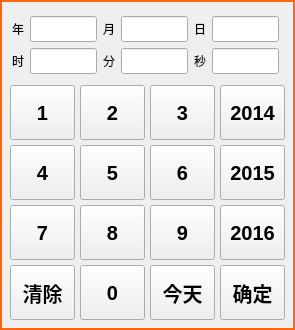
<?xml version="1.0" encoding="UTF-8"?>
<ui version="4.0">
 <class>lds_calendarwidget</class>
 <widget class="QDialog" name="lds_calendarwidget">
  <property name="geometry">
   <rect>
    <x>0</x>
    <y>0</y>
    <width>295</width>
    <height>330</height>
   </rect>
  </property>
  <property name="windowTitle">
   <string>Dialog</string>
  </property>
  <property name="styleSheet">
   <string notr="true">QDialog#lds_calendarwidget{
border:2px solid #ff650b;
}</string>
  </property>
  <widget class="QFrame" name="frame_2">
   <property name="geometry">
    <rect>
     <x>10</x>
     <y>10</y>
     <width>275</width>
     <height>70</height>
    </rect>
   </property>
   <property name="styleSheet">
    <string notr="true">QFrame#frame_2{
background-color: qlineargradient(spread:pad, x1:0, y1:0, x2:0, y2:1, 
stop:0 #fd8238, 
stop:0.5 #fd8238, 
stop:0.51 #ff650a
stop:1 #ff650a
);
}</string>
   </property>
   <layout class="QGridLayout" name="gridLayout">
    <property name="leftMargin">
     <number>2</number>
    </property>
    <property name="topMargin">
     <number>6</number>
    </property>
    <property name="rightMargin">
     <number>6</number>
    </property>
    <property name="bottomMargin">
     <number>6</number>
    </property>
    <item row="1" column="0">
     <widget class="QLabel" name="label_hour">
      <property name="text">
       <string>时</string>
      </property>
     </widget>
    </item>
    <item row="1" column="4">
     <widget class="QLabel" name="label_second">
      <property name="text">
       <string>秒</string>
      </property>
     </widget>
    </item>
    <item row="0" column="2">
     <widget class="QLabel" name="label_month">
      <property name="text">
       <string>月</string>
      </property>
     </widget>
    </item>
    <item row="1" column="2">
     <widget class="QLabel" name="label_minute">
      <property name="text">
       <string>分</string>
      </property>
     </widget>
    </item>
    <item row="0" column="0">
     <widget class="QLabel" name="label_year">
      <property name="text">
       <string>年</string>
      </property>
     </widget>
    </item>
    <item row="0" column="4">
     <widget class="QLabel" name="label_day">
      <property name="text">
       <string>日</string>
      </property>
     </widget>
    </item>
    <item row="0" column="1">
     <widget class="lds_lineedit" name="lineEdit_year">
      <property name="sizePolicy">
       <sizepolicy hsizetype="Expanding" vsizetype="Expanding">
        <horstretch>0</horstretch>
        <verstretch>0</verstretch>
       </sizepolicy>
      </property>
     </widget>
    </item>
    <item row="0" column="3">
     <widget class="lds_lineedit" name="lineEdit_month">
      <property name="sizePolicy">
       <sizepolicy hsizetype="Expanding" vsizetype="Expanding">
        <horstretch>0</horstretch>
        <verstretch>0</verstretch>
       </sizepolicy>
      </property>
     </widget>
    </item>
    <item row="0" column="5">
     <widget class="lds_lineedit" name="lineEdit_day">
      <property name="sizePolicy">
       <sizepolicy hsizetype="Expanding" vsizetype="Expanding">
        <horstretch>0</horstretch>
        <verstretch>0</verstretch>
       </sizepolicy>
      </property>
     </widget>
    </item>
    <item row="1" column="5">
     <widget class="lds_lineedit" name="lineEdit_second">
      <property name="sizePolicy">
       <sizepolicy hsizetype="Expanding" vsizetype="Expanding">
        <horstretch>0</horstretch>
        <verstretch>0</verstretch>
       </sizepolicy>
      </property>
     </widget>
    </item>
    <item row="1" column="3">
     <widget class="lds_lineedit" name="lineEdit_minute">
      <property name="sizePolicy">
       <sizepolicy hsizetype="Expanding" vsizetype="Expanding">
        <horstretch>0</horstretch>
        <verstretch>0</verstretch>
       </sizepolicy>
      </property>
     </widget>
    </item>
    <item row="1" column="1">
     <widget class="lds_lineedit" name="lineEdit_hour">
      <property name="sizePolicy">
       <sizepolicy hsizetype="Expanding" vsizetype="Expanding">
        <horstretch>0</horstretch>
        <verstretch>0</verstretch>
       </sizepolicy>
      </property>
     </widget>
    </item>
   </layout>
  </widget>
  <widget class="QFrame" name="frame">
   <property name="geometry">
    <rect>
     <x>0</x>
     <y>85</y>
     <width>300</width>
     <height>251</height>
    </rect>
   </property>
   <property name="frameShape">
    <enum>QFrame::NoFrame</enum>
   </property>
   <property name="frameShadow">
    <enum>QFrame::Raised</enum>
   </property>
   <widget class="QPushButton" name="pushButton_today">
    <property name="geometry">
     <rect>
      <x>150</x>
      <y>180</y>
      <width>65</width>
      <height>55</height>
     </rect>
    </property>
    <property name="font">
     <font>
      <pointsize>15</pointsize>
      <weight>75</weight>
      <bold>true</bold>
     </font>
    </property>
    <property name="focusPolicy">
     <enum>Qt::NoFocus</enum>
    </property>
    <property name="styleSheet">
     <string notr="true"/>
    </property>
    <property name="text">
     <string>今天</string>
    </property>
    <property name="outer_stylesheet" stdset="0">
     <string>pushbutton_key</string>
    </property>
   </widget>
   <widget class="QPushButton" name="pushButton_num2">
    <property name="geometry">
     <rect>
      <x>80</x>
      <y>0</y>
      <width>65</width>
      <height>55</height>
     </rect>
    </property>
    <property name="font">
     <font>
      <pointsize>15</pointsize>
      <weight>75</weight>
      <bold>true</bold>
     </font>
    </property>
    <property name="focusPolicy">
     <enum>Qt::NoFocus</enum>
    </property>
    <property name="styleSheet">
     <string notr="true"/>
    </property>
    <property name="text">
     <string>2</string>
    </property>
    <property name="outer_stylesheet" stdset="0">
     <string>pushbutton_key</string>
    </property>
   </widget>
   <widget class="QPushButton" name="pushButton_num3">
    <property name="geometry">
     <rect>
      <x>150</x>
      <y>0</y>
      <width>65</width>
      <height>55</height>
     </rect>
    </property>
    <property name="font">
     <font>
      <pointsize>15</pointsize>
      <weight>75</weight>
      <bold>true</bold>
     </font>
    </property>
    <property name="focusPolicy">
     <enum>Qt::NoFocus</enum>
    </property>
    <property name="styleSheet">
     <string notr="true"/>
    </property>
    <property name="text">
     <string>3</string>
    </property>
    <property name="outer_stylesheet" stdset="0">
     <string>pushbutton_key</string>
    </property>
   </widget>
   <widget class="QPushButton" name="pushButton_clear">
    <property name="geometry">
     <rect>
      <x>10</x>
      <y>180</y>
      <width>65</width>
      <height>55</height>
     </rect>
    </property>
    <property name="font">
     <font>
      <pointsize>15</pointsize>
      <weight>75</weight>
      <bold>true</bold>
     </font>
    </property>
    <property name="focusPolicy">
     <enum>Qt::NoFocus</enum>
    </property>
    <property name="styleSheet">
     <string notr="true"/>
    </property>
    <property name="text">
     <string>清除</string>
    </property>
    <property name="outer_stylesheet" stdset="0">
     <string>pushbutton_key</string>
    </property>
   </widget>
   <widget class="QPushButton" name="pushButton_num0">
    <property name="geometry">
     <rect>
      <x>80</x>
      <y>180</y>
      <width>65</width>
      <height>55</height>
     </rect>
    </property>
    <property name="font">
     <font>
      <pointsize>15</pointsize>
      <weight>75</weight>
      <bold>true</bold>
     </font>
    </property>
    <property name="focusPolicy">
     <enum>Qt::NoFocus</enum>
    </property>
    <property name="styleSheet">
     <string notr="true"/>
    </property>
    <property name="text">
     <string>0</string>
    </property>
    <property name="outer_stylesheet" stdset="0">
     <string>pushbutton_key</string>
    </property>
   </widget>
   <widget class="QPushButton" name="pushButton_curyear_1">
    <property name="geometry">
     <rect>
      <x>220</x>
      <y>60</y>
      <width>65</width>
      <height>55</height>
     </rect>
    </property>
    <property name="font">
     <font>
      <pointsize>15</pointsize>
      <weight>75</weight>
      <bold>true</bold>
     </font>
    </property>
    <property name="focusPolicy">
     <enum>Qt::NoFocus</enum>
    </property>
    <property name="styleSheet">
     <string notr="true"/>
    </property>
    <property name="text">
     <string>2015</string>
    </property>
    <property name="outer_stylesheet" stdset="0">
     <string>pushbutton_key</string>
    </property>
   </widget>
   <widget class="QPushButton" name="pushButton_num1">
    <property name="geometry">
     <rect>
      <x>10</x>
      <y>0</y>
      <width>65</width>
      <height>55</height>
     </rect>
    </property>
    <property name="font">
     <font>
      <pointsize>15</pointsize>
      <weight>75</weight>
      <bold>true</bold>
     </font>
    </property>
    <property name="focusPolicy">
     <enum>Qt::NoFocus</enum>
    </property>
    <property name="styleSheet">
     <string notr="true"/>
    </property>
    <property name="text">
     <string>1</string>
    </property>
    <property name="outer_stylesheet" stdset="0">
     <string>pushbutton_key</string>
    </property>
   </widget>
   <widget class="QPushButton" name="pushButton_num4">
    <property name="geometry">
     <rect>
      <x>10</x>
      <y>60</y>
      <width>65</width>
      <height>55</height>
     </rect>
    </property>
    <property name="font">
     <font>
      <pointsize>15</pointsize>
      <weight>75</weight>
      <bold>true</bold>
     </font>
    </property>
    <property name="focusPolicy">
     <enum>Qt::NoFocus</enum>
    </property>
    <property name="styleSheet">
     <string notr="true"/>
    </property>
    <property name="text">
     <string>4</string>
    </property>
    <property name="outer_stylesheet" stdset="0">
     <string>pushbutton_key</string>
    </property>
   </widget>
   <widget class="QPushButton" name="pushButton_num7">
    <property name="geometry">
     <rect>
      <x>10</x>
      <y>120</y>
      <width>65</width>
      <height>55</height>
     </rect>
    </property>
    <property name="font">
     <font>
      <pointsize>15</pointsize>
      <weight>75</weight>
      <bold>true</bold>
     </font>
    </property>
    <property name="focusPolicy">
     <enum>Qt::NoFocus</enum>
    </property>
    <property name="styleSheet">
     <string notr="true"/>
    </property>
    <property name="text">
     <string>7</string>
    </property>
    <property name="outer_stylesheet" stdset="0">
     <string>pushbutton_key</string>
    </property>
   </widget>
   <widget class="QPushButton" name="pushButton_num6">
    <property name="geometry">
     <rect>
      <x>150</x>
      <y>60</y>
      <width>65</width>
      <height>55</height>
     </rect>
    </property>
    <property name="font">
     <font>
      <pointsize>15</pointsize>
      <weight>75</weight>
      <bold>true</bold>
     </font>
    </property>
    <property name="focusPolicy">
     <enum>Qt::NoFocus</enum>
    </property>
    <property name="styleSheet">
     <string notr="true"/>
    </property>
    <property name="text">
     <string>6</string>
    </property>
    <property name="outer_stylesheet" stdset="0">
     <string>pushbutton_key</string>
    </property>
   </widget>
   <widget class="QPushButton" name="pushButton_curyear">
    <property name="geometry">
     <rect>
      <x>220</x>
      <y>120</y>
      <width>65</width>
      <height>55</height>
     </rect>
    </property>
    <property name="font">
     <font>
      <pointsize>15</pointsize>
      <weight>75</weight>
      <bold>true</bold>
     </font>
    </property>
    <property name="focusPolicy">
     <enum>Qt::NoFocus</enum>
    </property>
    <property name="styleSheet">
     <string notr="true"/>
    </property>
    <property name="text">
     <string>2016</string>
    </property>
    <property name="outer_stylesheet" stdset="0">
     <string>pushbutton_key</string>
    </property>
   </widget>
   <widget class="QPushButton" name="pushButton_curyear_2">
    <property name="geometry">
     <rect>
      <x>220</x>
      <y>0</y>
      <width>65</width>
      <height>55</height>
     </rect>
    </property>
    <property name="font">
     <font>
      <pointsize>15</pointsize>
      <weight>75</weight>
      <bold>true</bold>
     </font>
    </property>
    <property name="focusPolicy">
     <enum>Qt::NoFocus</enum>
    </property>
    <property name="styleSheet">
     <string notr="true"/>
    </property>
    <property name="text">
     <string>2014</string>
    </property>
    <property name="outer_stylesheet" stdset="0">
     <string>pushbutton_key</string>
    </property>
   </widget>
   <widget class="QPushButton" name="pushButton_num5">
    <property name="geometry">
     <rect>
      <x>80</x>
      <y>60</y>
      <width>65</width>
      <height>55</height>
     </rect>
    </property>
    <property name="font">
     <font>
      <pointsize>15</pointsize>
      <weight>75</weight>
      <bold>true</bold>
     </font>
    </property>
    <property name="focusPolicy">
     <enum>Qt::NoFocus</enum>
    </property>
    <property name="styleSheet">
     <string notr="true"/>
    </property>
    <property name="text">
     <string>5</string>
    </property>
    <property name="outer_stylesheet" stdset="0">
     <string>pushbutton_key</string>
    </property>
   </widget>
   <widget class="QPushButton" name="pushButton_num8">
    <property name="geometry">
     <rect>
      <x>80</x>
      <y>120</y>
      <width>65</width>
      <height>55</height>
     </rect>
    </property>
    <property name="font">
     <font>
      <pointsize>15</pointsize>
      <weight>75</weight>
      <bold>true</bold>
     </font>
    </property>
    <property name="focusPolicy">
     <enum>Qt::NoFocus</enum>
    </property>
    <property name="styleSheet">
     <string notr="true"/>
    </property>
    <property name="text">
     <string>8</string>
    </property>
    <property name="outer_stylesheet" stdset="0">
     <string>pushbutton_key</string>
    </property>
   </widget>
   <widget class="QPushButton" name="pushButton_num9">
    <property name="geometry">
     <rect>
      <x>150</x>
      <y>120</y>
      <width>65</width>
      <height>55</height>
     </rect>
    </property>
    <property name="font">
     <font>
      <pointsize>15</pointsize>
      <weight>75</weight>
      <bold>true</bold>
     </font>
    </property>
    <property name="focusPolicy">
     <enum>Qt::NoFocus</enum>
    </property>
    <property name="styleSheet">
     <string notr="true"/>
    </property>
    <property name="text">
     <string>9</string>
    </property>
    <property name="outer_stylesheet" stdset="0">
     <string>pushbutton_key</string>
    </property>
   </widget>
   <widget class="QPushButton" name="pushButton_ok">
    <property name="geometry">
     <rect>
      <x>220</x>
      <y>180</y>
      <width>65</width>
      <height>55</height>
     </rect>
    </property>
    <property name="font">
     <font>
      <pointsize>15</pointsize>
      <weight>75</weight>
      <bold>true</bold>
     </font>
    </property>
    <property name="focusPolicy">
     <enum>Qt::NoFocus</enum>
    </property>
    <property name="styleSheet">
     <string notr="true"/>
    </property>
    <property name="text">
     <string>确定</string>
    </property>
    <property name="outer_stylesheet" stdset="0">
     <string>pushbutton_key</string>
    </property>
   </widget>
  </widget>
 </widget>
 <customwidgets>
  <customwidget>
   <class>lds_lineedit</class>
   <extends>QLineEdit</extends>
   <header>lds_lineedit.h</header>
  </customwidget>
 </customwidgets>
 <resources/>
 <connections/>
</ui>
